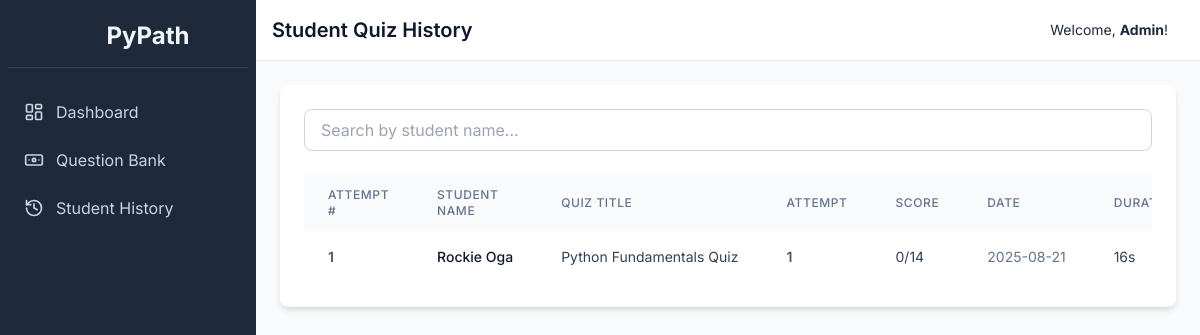
Page /admin/history (signed in) on the earlier database version.
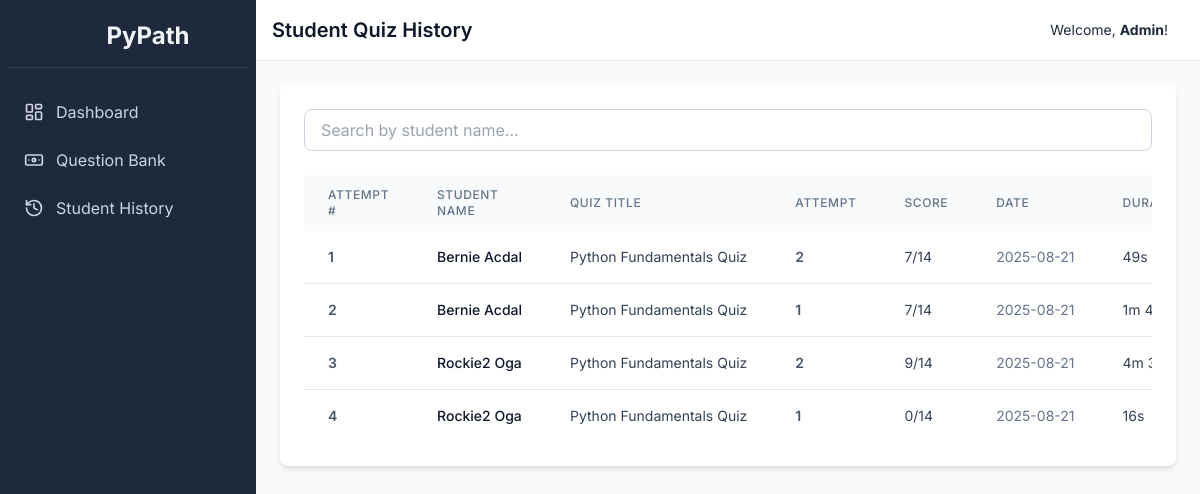
Same page on the later database version.
### tables this page shows
CREATE TABLE results (
    id INTEGER PRIMARY KEY AUTOINCREMENT,
    user_id INTEGER NOT NULL,
    set_id INTEGER NOT NULL,
    score INTEGER NOT NULL,
    total_questions INTEGER NOT NULL,
    time_start DATETIME NOT NULL,
    timestamp DATETIME DEFAULT CURRENT_TIMESTAMP,
    FOREIGN KEY (user_id) REFERENCES users (id),
    FOREIGN KEY (set_id) REFERENCES question_sets (id)
);

CREATE TABLE users (
    id INTEGER PRIMARY KEY AUTOINCREMENT,
    username TEXT NOT NULL UNIQUE,
    password TEXT NOT NULL,
    student_code TEXT NOT NULL UNIQUE,
    first_name TEXT NOT NULL,
    last_name TEXT NOT NULL,
    middle_name TEXT,
    profile_image TEXT, -- Base64 image data
    is_admin INTEGER NOT NULL DEFAULT 0,
    level INTEGER NOT NULL DEFAULT 1,
    xp INTEGER NOT NULL DEFAULT 0
);

CREATE TABLE question_sets (
    id INTEGER PRIMARY KEY AUTOINCREMENT,
    title TEXT NOT NULL,
    description TEXT
);

### app.py (the view)
@app.route('/admin/history')
def student_history():
    if not is_admin(): return redirect(url_for('login'))
    conn = get_db_connection()
    search_query = request.args.get('search', '')
    base_query = '''
        SELECT
            u.username, u.student_code, u.first_name, u.last_name,
            qs.title, r.score, r.total_questions, r.time_start, r.timestamp as time_end,
            r.id as result_id,
            ROW_NUMBER() OVER(PARTITION BY r.user_id, r.set_id ORDER BY r.timestamp) as attempt_number
        FROM results r
        JOIN users u ON u.id = r.user_id
        JOIN question_sets qs ON qs.id = r.set_id
        WHERE u.is_admin = 0
    '''
    params = []
    if search_query:
        base_query += ' AND (u.username LIKE ? OR u.first_name LIKE ? OR u.last_name LIKE ?)'
        params.extend([f'%{search_query}%', f'%{search_query}%', f'%{search_query}%'])
    base_query += ' ORDER BY r.timestamp DESC'
    history_raw = conn.execute(base_query, params).fetchall()
    history = []
    for row in history_raw:
        row_dict = dict(row)
        start_time = datetime.fromisoformat(row['time_start']) if isinstance(row['time_start'], str) else row['time_start']
        end_time = datetime.fromisoformat(row['time_end']) if isinstance(row['time_end'], str) else row['time_end']
        row_dict['duration'] = format_duration(start_time, end_time)
        row_dict['time_start_formatted'] = start_time.strftime('%I:%M:%S %p') if start_time else "N/A"
        row_dict['time_end_formatted'] = end_time.strftime('%I:%M:%S %p') if end_time else "N/A"
        row_dict['date_formatted'] = end_time.strftime('%Y-%m-%d') if end_time else "N/A"
        history.append(row_dict)
    conn.close()
    return render_template('admin/history.html', history=history, search_query=search_query)

### app.py (called while the page is built)
def get_db_connection():
    conn = sqlite3.connect('pypath.db', check_same_thread=False, detect_types=sqlite3.PARSE_DECLTYPES | sqlite3.PARSE_COLNAMES)
    conn.row_factory = sqlite3.Row
    return conn

def is_admin():
    return session.get('is_admin', False)

def format_duration(start_time, end_time):
    if not isinstance(start_time, datetime) or not isinstance(end_time, datetime):
        return "N/A"
    duration = end_time - start_time
    total_seconds = int(duration.total_seconds())
    hours, remainder = divmod(total_seconds, 3600)
    minutes, seconds = divmod(remainder, 60)
    if hours > 0: return f"{hours}h {minutes}m {seconds}s"
    if minutes > 0: return f"{minutes}m {seconds}s"
    return f"{seconds}s"

### templates/admin/history.html (shortened to what this page needs)
{% extends "layout.html" %}
{% block header %}Student Quiz History{% endblock %}
{% block content %}
<div class="bg-white p-6 rounded-lg shadow-md">
    <form method="GET" action="{{ url_for('student_history') }}" class="mb-6">
        <div class="flex">
            <input type="text" name="search" placeholder="Search by student name..." value="{{ search_query or '' }}" class="w-full px-4 py-2 border border-slate-300 rounded-lg focus:ring-sky-500 focus:border-sky-500">
        </div>
    </form>
    <div class="overflow-x-auto">
        <table class="min-w-full bg-white">
            <thead class="bg-slate-50">
                <tr>
                    <th class="px-6 py-3 text-left text-xs font-medium text-slate-500 uppercase tracking-wider">Attempt #</th>
                    <th class="px-6 py-3 text-left text-xs font-medium text-slate-500 uppercase tracking-wider">Student Name</th>
                    <th class="px-6 py-3 text-left text-xs font-medium text-slate-500 uppercase tracking-wider">Quiz Title</th>
                    <th class="px-6 py-3 text-left text-xs font-medium text-slate-500 uppercase tracking-wider">Attempt</th>
                    <th class="px-6 py-3 text-left text-xs font-medium text-slate-500 uppercase tracking-wider">Score</th>
                    <th class="px-6 py-3 text-left text-xs font-medium text-slate-500 uppercase tracking-wider">Date</th>
                    <th class="px-6 py-3 text-left text-xs font-medium text-slate-500 uppercase tracking-wider">Duration</th>
                </tr>
            </thead>
            <tbody class="divide-y divide-slate-200">
                {% for row in history %}
                <tr>
                    <td class="px-6 py-4 whitespace-nowrap text-sm font-semibold text-slate-600">{{ loop.index }}</td>
                    <td class="px-6 py-4 whitespace-nowrap text-sm font-medium text-slate-900">{{ row.first_name }} {{ row.last_name }}</td>
                    <td class="px-6 py-4 whitespace-nowrap text-sm text-slate-700">{{ row.title }}</td>
                    <td class="px-6 py-4 whitespace-nowrap text-sm font-semibold text-slate-600">{{ row.attempt_number }}</td>
                    <td class="px-6 py-4 whitespace-nowrap text-sm text-slate-700">{{ row.score }}/{{ row.total_questions }}</td>
                    <td class="px-6 py-4 whitespace-nowrap text-sm text-slate-500">{{ row.date_formatted }}</td>
                    <td class="px-6 py-4 whitespace-nowrap text-sm text-slate-700">{{ row.duration }}</td>
                </tr>
                {% else %}
                <tr>
                    <td colspan="7" class="px-6 py-4 text-center text-slate-500">No history found.</td>
                </tr>
                {% endfor %}
            </tbody>
        </table>
    </div>
</div>
{% endblock %}

### templates/layout.html (shortened to what this page needs)
<!DOCTYPE html>
<html lang="en">
<head>
    <script src="https://cdn.tailwindcss.com"></script>
</head>
<body class="bg-slate-50 text-slate-800">
    <div class="relative min-h-screen md:flex">
        <div id="sidebar" class="bg-slate-800 text-slate-100 w-64 space-y-6 py-7 px-2 absolute inset-y-0 left-0 transform -translate-x-full md:relative md:translate-x-0 transition duration-200 ease-in-out z-20">
            <div class="hidden md:flex items-center justify-center h-10 border-b border-slate-700 pb-6">
                <i data-lucide="codepen" class="h-8 w-8 text-sky-500"></i>
                <span class="text-2xl font-bold ml-2">PyPath</span>
            </div>
            <nav class="flex flex-col flex-grow h-full">
                <div class="flex-grow">
                    {% if session.is_admin %}
                    <a href="{{ url_for('dashboard') }}" class="flex items-center px-4 py-2 text-slate-300 rounded-lg hover:bg-slate-700 hover:text-white">
                        <i data-lucide="layout-dashboard" class="icon"></i><span class="ml-3">Dashboard</span>
                    </a>
                    <a href="{{ url_for('admin_questions') }}" class="flex items-center px-4 py-2 mt-2 text-slate-300 rounded-lg hover:bg-slate-700 hover:text-white">
                        <i data-lucide="banknote" class="icon"></i><span class="ml-3">Question Bank</span>
                    </a>
                    <a href="{{ url_for('student_history') }}" class="flex items-center px-4 py-2 mt-2 text-slate-300 rounded-lg hover:bg-slate-700 hover:text-white">
                        <i data-lucide="history" class="icon"></i><span class="ml-3">Student History</span>
                    </a>
                    {% endif %}
                </div>
            </nav>
        </div>
        <div class="flex-1 flex flex-col overflow-hidden">
            <header class="hidden md:flex justify-between items-center p-4 bg-white border-b border-slate-200">
                <h1 class="text-xl font-semibold text-slate-900">{% block header %}{% endblock %}</h1>
                <div class="flex items-center">
                    <span class="mr-4 text-sm">Welcome, <strong>{{ session.first_name or session.username }}</strong>!</span>
                </div>
            </header>
            <main class="flex-1 overflow-x-hidden overflow-y-auto bg-slate-50 p-6">
                {% block content %}{% endblock %}
            </main>
        </div>
    </div>
</body>
</html>

### templates/layout.html (style rules this page uses)
body { font-family: 'Inter', sans-serif; }
.icon { width: 20px; height: 20px; stroke-width: 2; }
#sidebar { transition: transform 0.3s ease-in-out; }

Differences in the rows shown:
added results: first_name "Bernie", last_name "Acdal", title "Python Fundamentals Quiz", attempt_number "2", score "7", total_questions "14", date_formatted "2025-08-21", duration "49s"
added results: first_name "Bernie", last_name "Acdal", title "Python Fundamentals Quiz", attempt_number "1", score "7", total_questions "14", date_formatted "2025-08-21", duration "1m…"
added results: first_name "Rockie2", last_name "Oga", title "Python Fundamentals Quiz", attempt_number "2", score "9", total_questions "14", date_formatted "2025-08-21", duration "4m…"
changed through a linked row, results (number 4 of 4 on the later page): first_name "Rockie" → "Rockie2"
